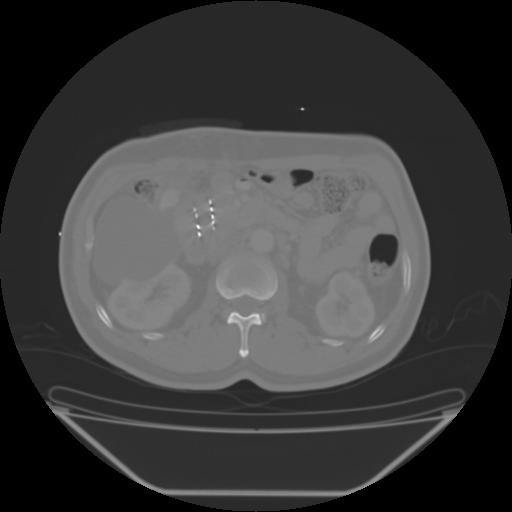
#> input picture Test_Img/4.jpg, 512 x 512 px, found by its file name
$ python blob_dog_log_doh.py
#> lines starting #> are read from the running program, lines starting #| are printed output that depends on the picture
# 三种斑点检测算法,可以在三维图像上使用
from math import sqrt
from skimage import data, img_as_float, io
from skimage.feature import blob_dog, blob_log, blob_doh
from skimage.color import rgb2gray

import matplotlib.pyplot as plt


image = img_as_float(io.imread('/home/qiao/PythonProjects/Scikit-image_On_CT/Test_Img/4.jpg'))
#> image: shape (512, 512) float64; min 0, max 0.996, mean 0.237

image_gray = rgb2gray(image)


blobs_log = blob_log(image_gray, max_sigma=30, num_sigma=10, threshold=.1)
#> blobs_log = 57 rows, first 8: [109, 302, 1], [234, 199, 1], [227, 198, 1], [216, 212, 1], [209, 211, 1], [417, 448, 4.22], [233, 60, 1], [413, 63, 7.44]

# Compute radii in the 3rd column.
blobs_log[:, 2] = blobs_log[:, 2] * sqrt(2)

blobs_dog = blob_dog(image_gray, max_sigma=30, threshold=.1)
#> blobs_dog = 61 rows, first 8: [109, 302, 1], [226, 198, 1], [234, 199, 1], [209, 211, 1], [216, 212, 1], [487, 151, 1.6], [417, 448, 4.1], [486, 149, 1.6]
blobs_dog[:, 2] = blobs_dog[:, 2] * sqrt(2)

blobs_doh = blob_doh(image_gray, max_sigma=30, threshold=.01)
#> blobs_doh = empty array

blobs_list = [blobs_log, blobs_dog, blobs_doh]
colors = ['yellow', 'lime', 'red']
titles = ['Laplacian of Gaussian', 'Difference of Gaussian',
          'Determinant of Hessian']
sequence = zip(blobs_list, colors, titles)

fig, axes = plt.subplots(1, 3, figsize=(9, 3), sharex=True, sharey=True)
ax = axes.ravel()

for idx, (blobs, color, title) in enumerate(sequence):
    ax[idx].set_title(title)
    ax[idx].imshow(image)
    for blob in blobs:
        y, x, r = blob
        c = plt.Circle((x, y), r, color=color, linewidth=2, fill=False)
        ax[idx].add_patch(c)
    ax[idx].set_axis_off()
#> this loop made 3 passes
#> (color, title) on passes 1 to 2: ('yellow', 'Laplacian of Gaussian'), ('lime', 'Difference of Gaussian')

plt.tight_layout()
plt.show()
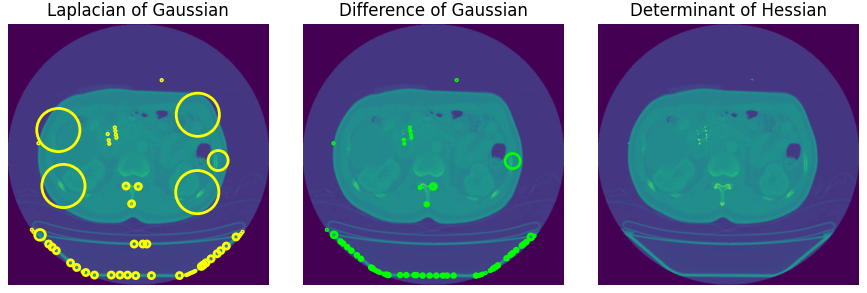
#> figure drawn by matplotlib, 3 panels

$ run again, with Test_Img/10.jpg copied over Test_Img/4.jpg
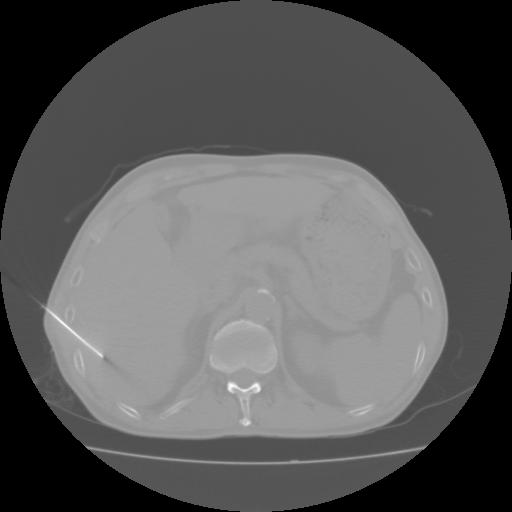
#> input picture Test_Img/10.jpg, 512 x 512 px, found by its file name
#> blobs_log = 21 rows, first 8: [447, 87, 1], [386, 231, 4.22], [387, 256, 4.22], [346, 74, 30], [448, 93, 4.22], [450, 410, 7.44], [398, 44, 1], [395, 384, 30]
#> blobs_dog = [[386, 231, 2.56], [447, 87, 1], [447, 423, 1.6], [386, 256, 2.56], [352, 80, 26.84], [390, 388, 26.84]]
#> blobs_doh = empty array
#> the loop `for idx, (blobs, color, title) in enumerate(sequence):` made 3 passes
#> (color, title) on passes 1 to 2: ('yellow', 'Laplacian of Gaussian'), ('lime', 'Difference of Gaussian')
#> `plt.show()`:
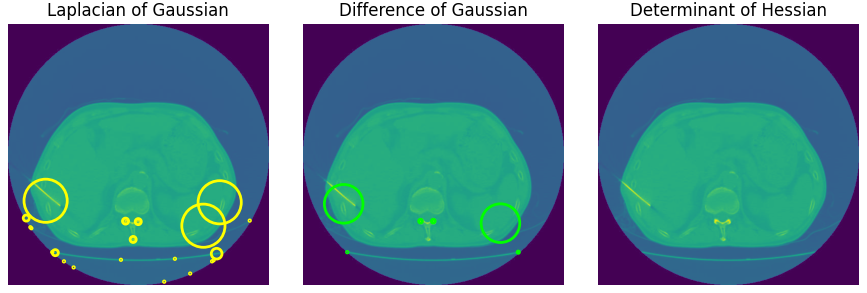
#> figure drawn by matplotlib, 3 panels

$ run again, with Test_Img/41.jpg copied over Test_Img/4.jpg
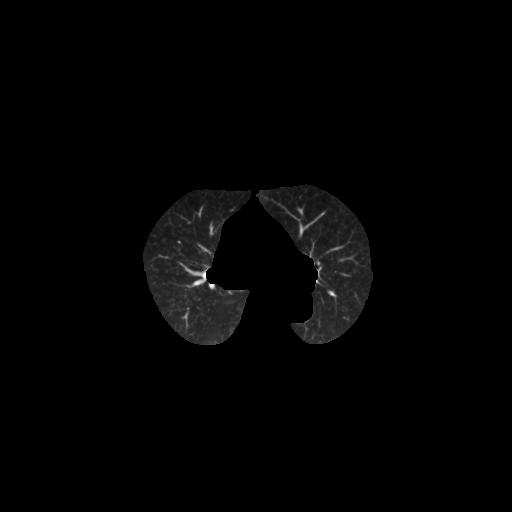
#> input picture Test_Img/41.jpg, 512 x 512 px, found by its file name
#> blobs_log = 29 rows, first 8: [294, 332, 1], [274, 318, 1], [242, 179, 1], [229, 301, 4.22], [213, 323, 1], [229, 211, 1], [211, 301, 1], [250, 206, 1]
#> blobs_dog = 31 rows, first 8: [286, 212, 1.6], [275, 204, 1.6], [283, 196, 1.6], [293, 331, 1.6], [281, 317, 1], [230, 301, 1.6], [263, 318, 1], [270, 318, 1]
#> blobs_doh = [[285, 211, 4.22], [274, 203, 4.22], [293, 331, 4.22], [282, 197, 4.22]]
#> the loop `for idx, (blobs, color, title) in enumerate(sequence):` made 3 passes
#> (color, title) on passes 1 to 3: ('yellow', 'Laplacian of Gaussian'), ('lime', 'Difference of Gaussian'), ('red', 'Determinant of Hessian')
#> `plt.show()`:
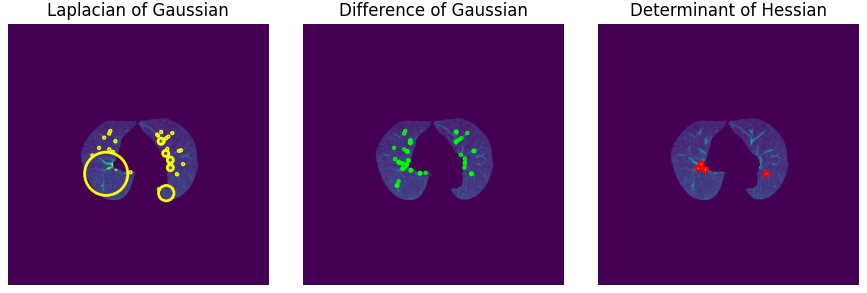
#> figure drawn by matplotlib, 3 panels
